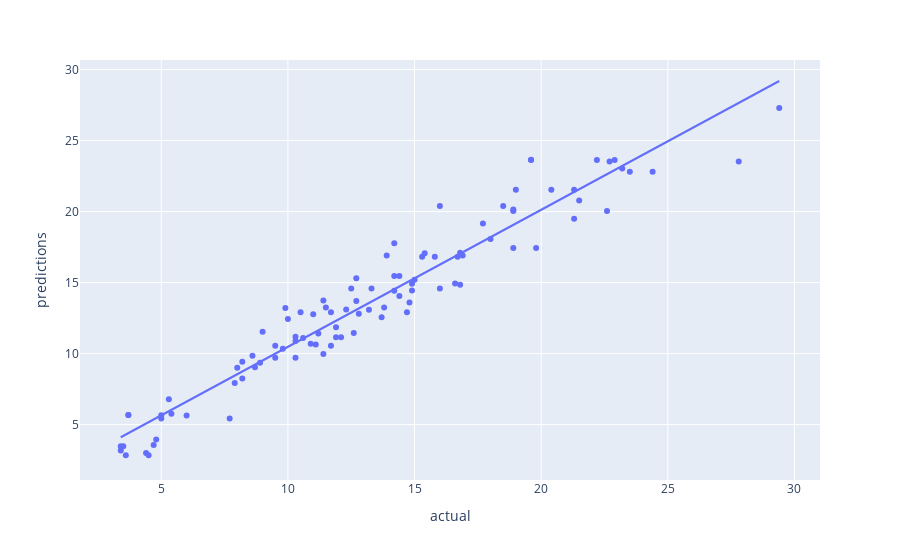

The cell this chart's notebook holds for it:
### Code cell
px.scatter(plotData2, x="actual", y="predictions", trendline='ols')
